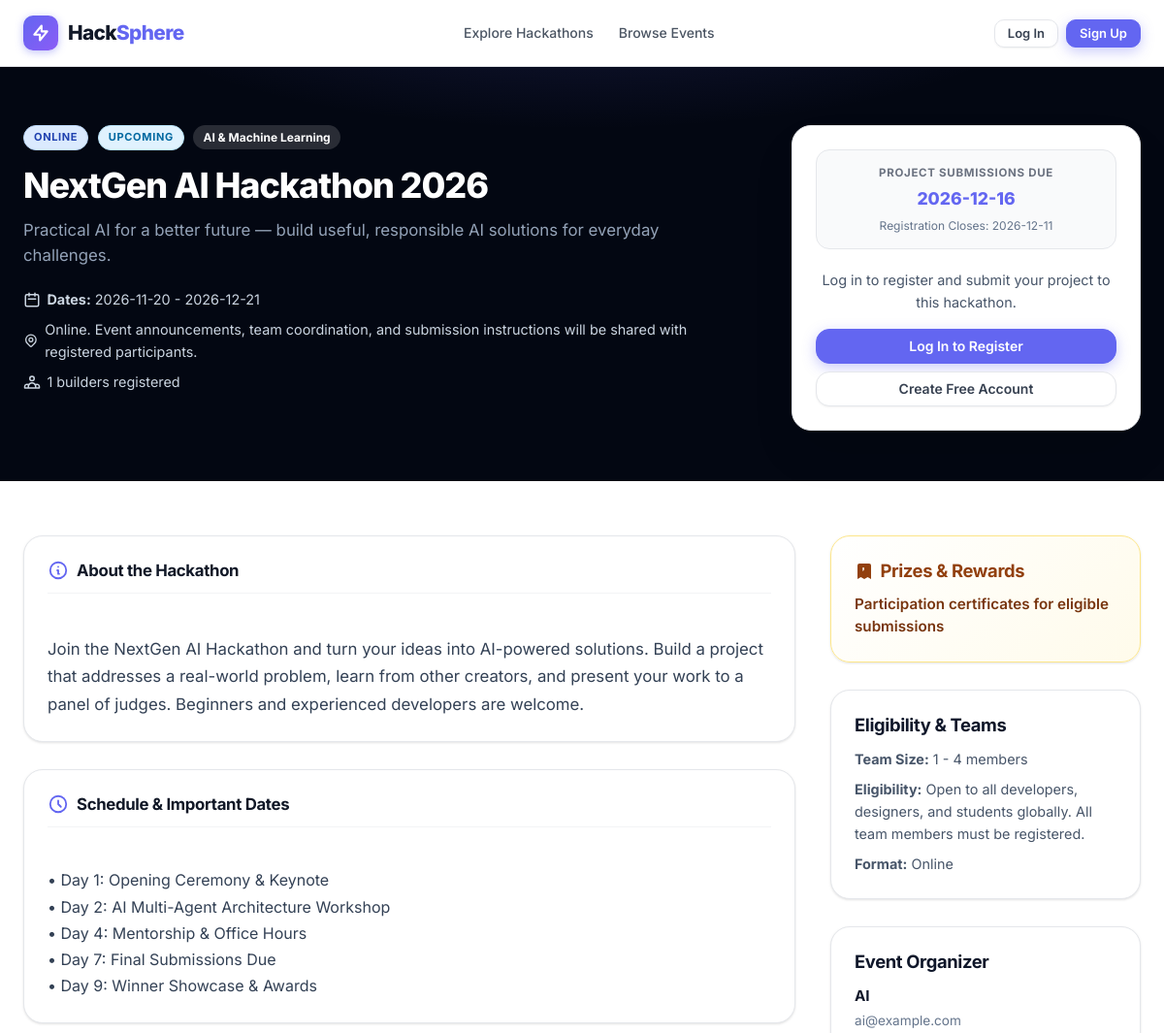
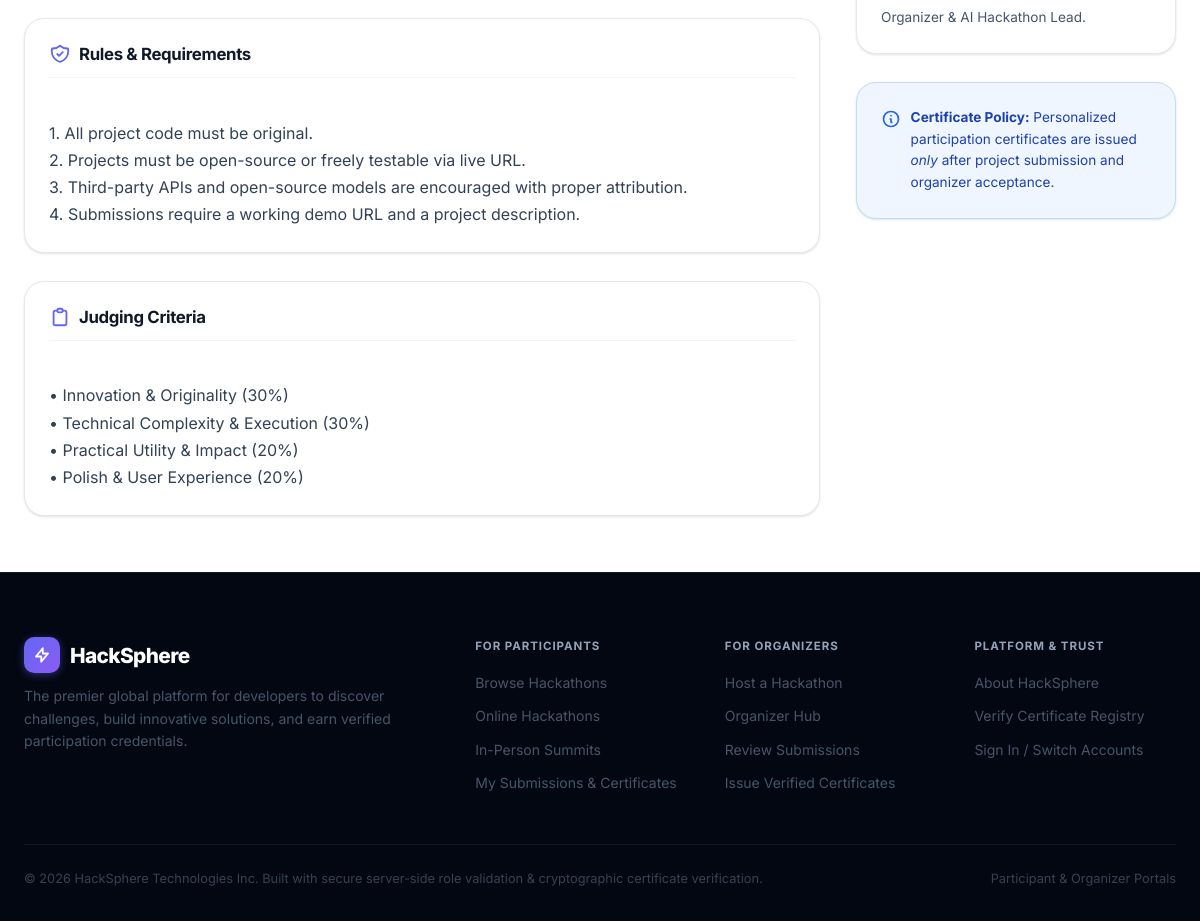
/hackathon/1, run on the app's committed database (2 pictures, top to bottom).
### tables this page shows
CREATE TABLE hackathons (
        id INTEGER PRIMARY KEY AUTOINCREMENT,
        organizer_id INTEGER NOT NULL,
        title TEXT NOT NULL,
        tagline TEXT,
        description TEXT NOT NULL,
        theme TEXT NOT NULL,
        format TEXT NOT NULL DEFAULT 'online', -- 'online', 'in-person', 'hybrid'
        location TEXT,
        start_date TEXT NOT NULL,
        end_date TEXT NOT NULL,
        registration_deadline TEXT NOT NULL,
        submission_deadline TEXT NOT NULL,
        team_size_min INTEGER NOT NULL DEFAULT 1,
        team_size_max INTEGER NOT NULL DEFAULT 4,
        eligibility TEXT,
        rules TEXT,
        schedule TEXT,
        judging_criteria TEXT,
        prizes TEXT,
        banner_url TEXT,
        status TEXT NOT NULL DEFAULT 'upcoming', -- 'upcoming', 'ongoing', 'ended'
        created_at TEXT NOT NULL,
        updated_at TEXT NOT NULL,
        FOREIGN KEY (organizer_id) REFERENCES users (id) ON DELETE CASCADE
    );

### app.py (the view, shortened to what this page needs)
@app.route("/hackathons/<int:hackathon_id>")
@app.route("/hackathon/<int:hackathon_id>")
def hackathon_detail(hackathon_id):
    db = get_db()
    hackathon = db.execute("""
        SELECT h.*, COALESCE(u.name, 'Hackathon Host') as organizer_name,
               COALESCE(u.email, 'host@hacksphere.com') as organizer_email,
               COALESCE(u.bio, '') as organizer_bio
        FROM hackathons h
        LEFT JOIN users u ON h.organizer_id = u.id
        WHERE h.id = ?
    """, (hackathon_id,)).fetchone()
    if not hackathon:
        db.close()
        flash("The requested hackathon could not be found. It may have concluded or been removed.", "warning")
        return redirect(url_for("hackathons_list"))
    participant_count = db.execute(
        "SELECT COUNT(*) as count FROM registrations WHERE hackathon_id = ?",
        (hackathon_id,)
    ).fetchone()["count"]
    submission_count = db.execute(
        "SELECT COUNT(*) as count FROM submissions WHERE hackathon_id = ?",
        (hackathon_id,)
    ).fetchone()["count"]
    user_id = session.get("user_id")
    is_registered = False
    registration = None
    user_submission = None
    user_certificate = None
    db.close()
    return render_template(
        "hackathons/detail.html",
        hackathon=hackathon,
        participant_count=participant_count,
        submission_count=submission_count,
        is_registered=is_registered,
        registration=registration,
        user_submission=user_submission,
        user_certificate=user_certificate
    )

### templates/hackathons/detail.html (shortened to what this page needs)
{% extends "base.html" %}
{% block content %}
<div class="detail-hero">
  <div class="container">
    <div class="detail-header-grid">
      <div>
        <div style="display: flex; gap: 0.6rem; align-items: center; flex-wrap: wrap;">
          <span class="badge badge-{{ hackathon.format }}">{{ hackathon.format }}</span>
          <span class="badge badge-{{ hackathon.status }}">{{ hackathon.status }}</span>
          <span class="badge badge-tag" style="background: rgba(255,255,255,0.15); color: #ffffff; border: none;">{{ hackathon.theme }}</span>
        </div>
        <h1 class="detail-title">{{ hackathon.title }}</h1>
        <p class="detail-tagline">{{ hackathon.tagline or hackathon.description }}</p>
        <div class="detail-meta-pills">
          <div style="display: flex; align-items: center; gap: 0.4rem; font-size: 0.9rem; color: #cbd5e1;">
            <svg width="18" height="18" fill="none" stroke="currentColor" viewBox="0 0 24 24">
              <path stroke-linecap="round" stroke-linejoin="round" stroke-width="2" d="M8 7V3m8 4V3m-9 8h10M5 21h14a2 2 0 002-2V7a2 2 0 00-2-2H5a2 2 0 00-2 2v12a2 2 0 002 2z"/>
            </svg>
            <span><strong>Dates:</strong> {{ hackathon.start_date }} - {{ hackathon.end_date }}</span>
          </div>
          {% if hackathon.location %}
            <div style="display: flex; align-items: center; gap: 0.4rem; font-size: 0.9rem; color: #cbd5e1;">
              <span>{{ hackathon.location }}</span>
            </div>
          {% endif %}
          <div style="display: flex; align-items: center; gap: 0.4rem; font-size: 0.9rem; color: #cbd5e1;">
            <span>{{ participant_count }} builders registered</span>
          </div>
        </div>
      </div>
      <div class="cta-card">
        <div class="countdown-box">
          <div class="countdown-label">Project Submissions Due</div>
          <div class="countdown-val">{{ hackathon.submission_deadline }}</div>
          <div style="font-size: 0.75rem; color: var(--slate-500); margin-top: 0.2rem;">Registration Closes: {{ hackathon.registration_deadline }}</div>
        </div>
        {% if not current_user %}
          <div style="text-align: center;">
            <p style="font-size: 0.9rem; color: var(--slate-600); margin-bottom: 1rem;">Log in to register and submit your project to this hackathon.</p>
            <a href="{{ url_for('auth_login', next=request.path) }}" class="btn btn-primary" style="width: 100%; margin-bottom: 0.5rem;">Log In to Register</a>
            <a href="{{ url_for('auth_signup', role='participant') }}" class="btn btn-secondary" style="width: 100%;">Create Free Account</a>
          </div>
        {% endif %}
      </div>
    </div>
  </div>
</div>
<div class="container">
  <div class="detail-layout">
    <div class="detail-content">
      <div class="content-block">
        <h2 class="block-title">
          <svg width="22" height="22" fill="none" stroke="var(--primary)" viewBox="0 0 24 24">
            <path stroke-linecap="round" stroke-linejoin="round" stroke-width="2" d="M13 16h-1v-4h-1m1-4h.01M21 12a9 9 0 11-18 0 9 9 0 0118 0z"/>
          </svg>
          About the Hackathon
        </h2>
        <div style="font-size: 1.05rem; color: var(--slate-700); white-space: pre-line; line-height: 1.7;">
          {{ hackathon.description }}
        </div>
      </div>
      {% if hackathon.schedule %}
        <div class="content-block">
          <h2 class="block-title">
            <svg width="22" height="22" fill="none" stroke="var(--primary)" viewBox="0 0 24 24">
              <path stroke-linecap="round" stroke-linejoin="round" stroke-width="2" d="M12 8v4l3 3m6-3a9 9 0 11-18 0 9 9 0 0118 0z"/>
            </svg>
            Schedule & Important Dates
          </h2>
          <div style="white-space: pre-line; color: var(--slate-700); line-height: 1.7;">
            {{ hackathon.schedule }}
          </div>
        </div>
      {% endif %}
      {% if hackathon.rules %}
        <div class="content-block">
          <h2 class="block-title">
            Rules & Requirements
          </h2>
          <div style="white-space: pre-line; color: var(--slate-700); line-height: 1.7;">
            {{ hackathon.rules }}
          </div>
        </div>
      {% endif %}
      {% if hackathon.judging_criteria %}
        <div class="content-block">
          <h2 class="block-title">
            <svg width="22" height="22" fill="none" stroke="var(--primary)" viewBox="0 0 24 24">
              <path stroke-linecap="round" stroke-linejoin="round" stroke-width="2" d="M9 5H7a2 2 0 00-2 2v12a2 2 0 002 2h10a2 2 0 002-2V7a2 2 0 00-2-2h-2M9 5a2 2 0 002 2h2a2 2 0 002-2M9 5a2 2 0 012-2h2a2 2 0 012 2"/>
            </svg>
            Judging Criteria
          </h2>
          <div style="white-space: pre-line; color: var(--slate-700); line-height: 1.7;">
            {{ hackathon.judging_criteria }}
          </div>
        </div>
      {% endif %}
    </div>
    <div style="display: flex; flex-direction: column; gap: 1.75rem;">
      {% if hackathon.prizes %}
        <div class="content-block" style="background: linear-gradient(135deg, #ffffff 0%, #fffbeb 100%); border-color: #fde68a;">
          <h3 style="font-size: 1.15rem; font-weight: 700; color: #92400e; margin-bottom: 0.75rem; display: flex; align-items: center; gap: 0.4rem;">
            <svg width="20" height="20" fill="currentColor" viewBox="0 0 20 20">
              <path fill-rule="evenodd" d="M5 2a2 2 0 00-2 2v14l3.5-2 3.5 2 3.5-2 3.5 2V4a2 2 0 00-2-2H5zm4.707 5.707a1 1 0 00-1.414-1.414L8.414 10l1.293-1.293z" clip-rule="evenodd"/>
            </svg>
            Prizes & Rewards
          </h3>
          <div style="font-size: 0.95rem; color: #78350f; font-weight: 600; line-height: 1.5;">
            {{ hackathon.prizes }}
          </div>
        </div>
      {% endif %}
      <div class="content-block">
        <h3 style="font-size: 1.15rem; font-weight: 700; color: var(--slate-900); margin-bottom: 0.75rem;">Eligibility & Teams</h3>
        <div style="font-size: 0.9rem; color: var(--slate-600); display: flex; flex-direction: column; gap: 0.5rem;">
          <div><strong>Team Size:</strong> {{ hackathon.team_size_min }} - {{ hackathon.team_size_max }} members</div>
          <div><strong>Eligibility:</strong> {{ hackathon.eligibility or 'Open to developers globally' }}</div>
          <div><strong>Format:</strong> {{ hackathon.format|capitalize }}</div>
        </div>
      </div>
      <div class="content-block">
        <h3 style="font-size: 1.15rem; font-weight: 700; color: var(--slate-900); margin-bottom: 0.75rem;">Event Organizer</h3>
        <div style="font-size: 0.95rem; font-weight: 700; color: var(--slate-900);">{{ hackathon.organizer_name }}</div>
        <div style="font-size: 0.85rem; color: var(--slate-500); margin-top: 0.2rem;">{{ hackathon.organizer_email }}</div>
        {% if hackathon.organizer_bio %}
          <div style="font-size: 0.85rem; color: var(--slate-600); margin-top: 0.5rem;">{{ hackathon.organizer_bio }}</div>
        {% endif %}
      </div>
      <div class="content-block" style="background: #eff6ff; border-color: #bfdbfe;">
        <div style="display: flex; gap: 0.6rem; align-items: flex-start;">
          <svg width="20" height="20" fill="none" stroke="#2563eb" viewBox="0 0 24 24" style="flex-shrink: 0; margin-top: 2px;">
            <path stroke-linecap="round" stroke-linejoin="round" stroke-width="2" d="M13 16h-1v-4h-1m1-4h.01M21 12a9 9 0 11-18 0 9 9 0 0118 0z"/>
          </svg>
          <div style="font-size: 0.85rem; color: #1e40af;">
            <strong>Certificate Policy:</strong> Personalized participation certificates are issued <em>only</em> after project submission and organizer acceptance.
          </div>
        </div>
      </div>
    </div>
  </div>
</div>
{% endblock %}

### templates/base.html (shortened to what this page needs)
<!DOCTYPE html>
<html lang="en">
<head>
  <link rel="stylesheet" href="{{ url_for('static', filename='css/style.css') }}">
</head>
<body>
  <nav class="navbar">
    <div class="nav-container">
      <a href="{{ url_for('index') }}" class="brand">
        <div class="brand-icon">
          <svg width="20" height="20" fill="none" stroke="currentColor" viewBox="0 0 24 24">
            <path stroke-linecap="round" stroke-linejoin="round" stroke-width="2.5" d="M13 10V3L4 14h7v7l9-11h-7z"/>
          </svg>
        </div>
        <span>Hack<span class="accent">Sphere</span></span>
      </a>
      <ul class="nav-links">
        <li><a href="{{ url_for('hackathons_list') }}">Explore Hackathons</a></li>
        {% if current_user %}
          {% if current_user.role == 'admin' %}
            <li><a href="{{ url_for('admin_dashboard') }}" style="color: #8b5cf6; font-weight: 700;">🛡️ Admin Center</a></li>
          {% elif current_user.role == 'organizer' %}
            <li><a href="{{ url_for('organizer_dashboard') }}">Organizer Hub</a></li>
            <li><a href="{{ url_for('hackathon_create') }}" class="btn btn-sm btn-outline">+ Host Hackathon</a></li>
          {% else %}
            <li><a href="{{ url_for('participant_dashboard') }}">My Dashboard</a></li>
            <li><a href="{{ url_for('participant_profile') }}">Profile</a></li>
          {% endif %}
        {% else %}
          <li><a href="{{ url_for('hackathons_list') }}">Browse Events</a></li>
        {% endif %}
      </ul>
      <div class="nav-actions nav-actions-desktop">
        {% if current_user %}
          <div class="user-badge">
            <svg width="16" height="16" fill="none" stroke="currentColor" viewBox="0 0 24 24">
              <path stroke-linecap="round" stroke-linejoin="round" stroke-width="2" d="M16 7a4 4 0 11-8 0 4 4 0 018 0zM12 14a7 7 0 00-7 7h14a7 7 0 00-7-7z"/>
            </svg>
            <span>{{ current_user.name.split()[0] }}</span>
            <span class="user-role-tag role-{{ current_user.role }}">{{ current_user.role }}</span>
          </div>
          {% if current_user.role == 'admin' %}
            <a href="{{ url_for('admin_dashboard') }}" class="btn btn-sm btn-secondary" style="border-color: #8b5cf6; color: #6d28d9;">Admin Console</a>
          {% elif current_user.role == 'organizer' %}
            <a href="{{ url_for('organizer_dashboard') }}" class="btn btn-sm btn-secondary">Dashboard</a>
          {% else %}
            <a href="{{ url_for('participant_dashboard') }}" class="btn btn-sm btn-secondary">My Events</a>
          {% endif %}
          <a href="{{ url_for('auth_logout') }}" class="btn btn-sm btn-outline">Log Out</a>
        {% else %}
          <a href="{{ url_for('auth_login') }}" class="btn btn-sm btn-secondary">Log In</a>
          <a href="{{ url_for('auth_signup') }}" class="btn btn-sm btn-primary">Sign Up</a>
        {% endif %}
      </div>
    </div>
  </nav>
  <main>
    {% block content %}{% endblock %}
  </main>
  <footer class="footer">
    <div class="container">
      <div class="footer-grid">
        <div class="footer-brand">
          <div class="brand">
            <div class="brand-icon">
              <svg width="18" height="18" fill="none" stroke="currentColor" viewBox="0 0 24 24">
                <path stroke-linecap="round" stroke-linejoin="round" stroke-width="2.5" d="M13 10V3L4 14h7v7l9-11h-7z"/>
              </svg>
            </div>
            <span>HackSphere</span>
          </div>
          <p>The premier global platform for developers to discover challenges, build innovative solutions, and earn verified participation credentials.</p>
        </div>
        <div>
          <div class="footer-title">For Participants</div>
          <ul class="footer-links">
            <li><a href="{{ url_for('hackathons_list') }}">Browse Hackathons</a></li>
            <li><a href="{{ url_for('hackathons_list', format='online') }}">Online Hackathons</a></li>
            <li><a href="{{ url_for('hackathons_list', format='in-person') }}">In-Person Summits</a></li>
            <li><a href="{{ url_for('participant_dashboard') }}">My Submissions & Certificates</a></li>
          </ul>
        </div>
        <div>
          <div class="footer-title">For Organizers</div>
          <ul class="footer-links">
            <li><a href="{{ url_for('hackathon_create') }}">Host a Hackathon</a></li>
            <li><a href="{{ url_for('organizer_dashboard') }}">Organizer Hub</a></li>
            <li><a href="{{ url_for('organizer_dashboard') }}">Review Submissions</a></li>
            <li><a href="{{ url_for('organizer_dashboard') }}">Issue Verified Certificates</a></li>
          </ul>
        </div>
        <div>
          <div class="footer-title">Platform & Trust</div>
          <ul class="footer-links">
            <li><a href="{{ url_for('index') }}">About HackSphere</a></li>
            <li><a href="{{ url_for('verify_certificate', certificate_code='HS-2026-HC98B2') }}">Verify Certificate Registry</a></li>
            <li><a href="{{ url_for('auth_login') }}">Sign In / Switch Accounts</a></li>
          </ul>
        </div>
      </div>
      <div class="footer-bottom">
        <div>&copy; 2026 HackSphere Technologies Inc. Built with secure server-side role validation & cryptographic certificate verification.</div>
        <div style="display:flex; gap: 1rem;">
          <span>Participant &amp; Organizer Portals</span>
        </div>
      </div>
    </div>
  </footer>
</body>
</html>

### data on the page
hackathons: format "ONLINE", status "UPCOMING", theme "AI & Machine Learning", title "NextGen AI Hackathon 2026", tagline "Practical AI for a better future — build useful, responsible AI solutions for everyday challenges.", start_date "2026-11-20", end_date "2026-12-21", location "Online. Event announcements, team coordination, and submission instructions will be shared with registered participants.", submission_deadline "2026-12-16", registration_deadline "2026-12-11", description "Join the NextGen AI Hackathon and turn your ideas into AI-powered solutions. Build a project that addresses a real-world problem, learn from other creators, and present your work to a panel of judges. Beginners and experienced developers are welcome.", schedule "• Day 1: Opening Ceremony & Keynote • Day 2: AI Multi-Agent Architecture Workshop • Day 4: Mentorship & Office Hours • Day 7: Final Submissions Due • Day 9: Winner Showcase & Awards", rules "1. All project code must be original. 2. Projects must be open-source or freely testable via live URL. 3. Third-party APIs and open-source models are encouraged with proper attribution. 4. Submissions require a working demo URL and a project description.", judging_criteria "• Innovation & Originality (30%) • Technical Complexity & Execution (30%) • Practical Utility & Impact (20%) • Polish & User Experience (20%)", prizes "Participation certificates for eligible submissions", team_size_min "1", team_size_max "4", eligibility "Open to all developers, designers, and students globally. All team members must be registered.", format "Online"

### other printed values
{{ participant_count }} "1"
{{ hackathon.organizer_name }} "AI"
{{ hackathon.organizer_email }} "ai@example.com"
{{ hackathon.organizer_bio }} "Organizer & AI Hackathon Lead."
